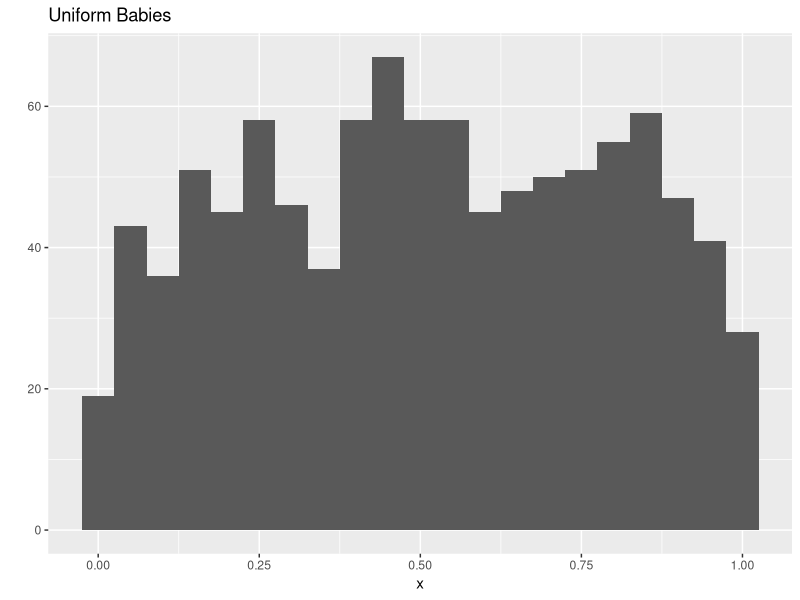
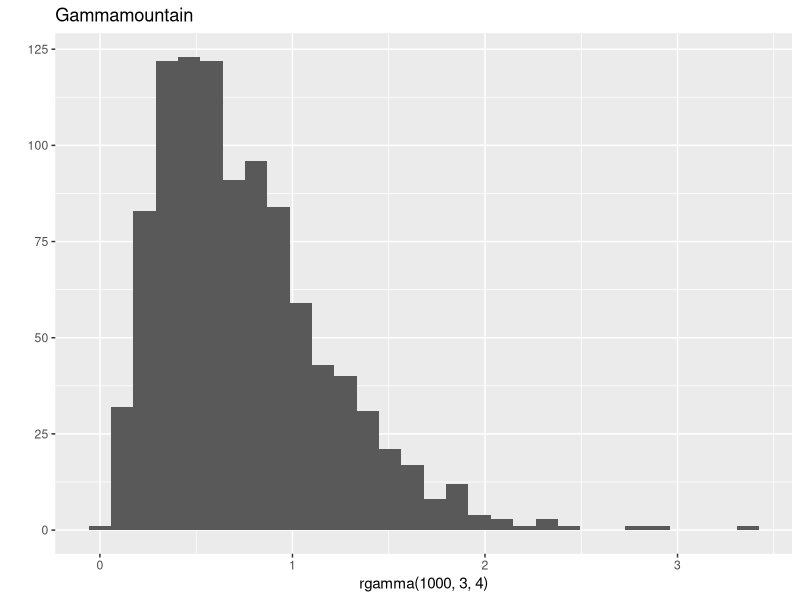
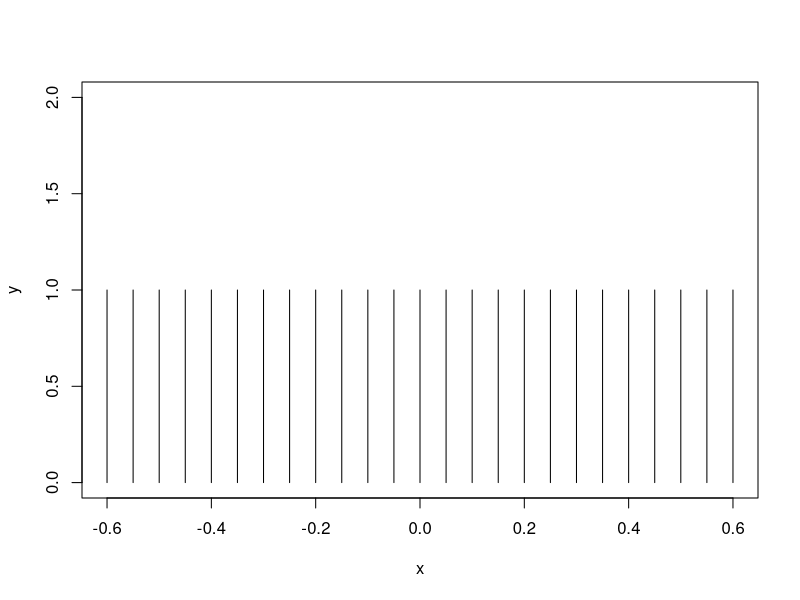
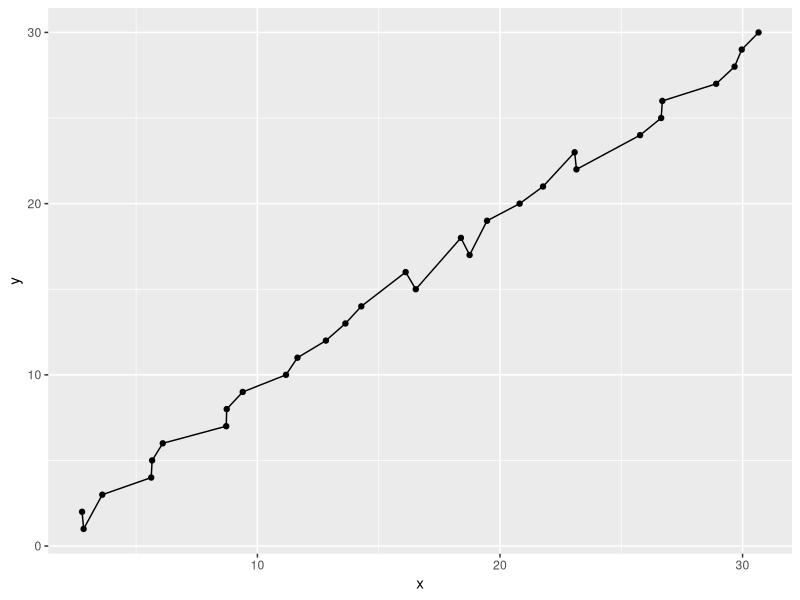
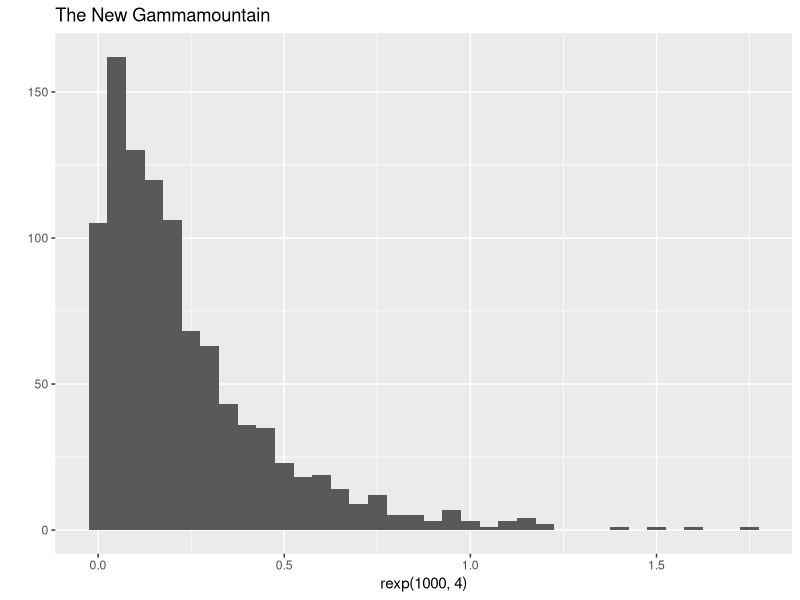

Reproduce these figures in R, in order.
## ---- chunk 1
library(ggplot2)

x <- runif(1000)
qplot(x, binwidth=0.05) + ggtitle("Uniform Babies")
## ---- chunk 2
qplot(rgamma(1000, 3, 4)) + ggtitle("Gammamountain")
## ---- chunk 3
x = seq(-5, 5, by = 0.05)
y = rep(1, length(x))
plot(x,y,type="h",xlim=c(-0.6,0.6),ylim=c(0,2))
## ---- chunk 4
r = runif(30,0,2)
x = c(1:30)
x=r+x
y = c(1:30)
qplot(x,y) + geom_line()
## ---- chunk 5
qplot(rexp(1000, 4), binwidth=0.05) + ggtitle("The New Gammamountain")

